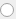
<?xml version="1.0" encoding="UTF-8"?>
<ui version="4.0">
 <class>qconnectorblob</class>
 <widget class="QWidget" name="qconnectorblob">
  <property name="enabled">
   <bool>true</bool>
  </property>
  <property name="geometry">
   <rect>
    <x>0</x>
    <y>0</y>
    <width>16</width>
    <height>19</height>
   </rect>
  </property>
  <property name="windowTitle">
   <string>Form</string>
  </property>
  <widget class="QRadioButton" name="radioButton">
   <property name="geometry">
    <rect>
     <x>0</x>
     <y>0</y>
     <width>95</width>
     <height>20</height>
    </rect>
   </property>
   <property name="acceptDrops">
    <bool>true</bool>
   </property>
   <property name="text">
    <string/>
   </property>
  </widget>
 </widget>
 <resources/>
 <connections/>
</ui>
